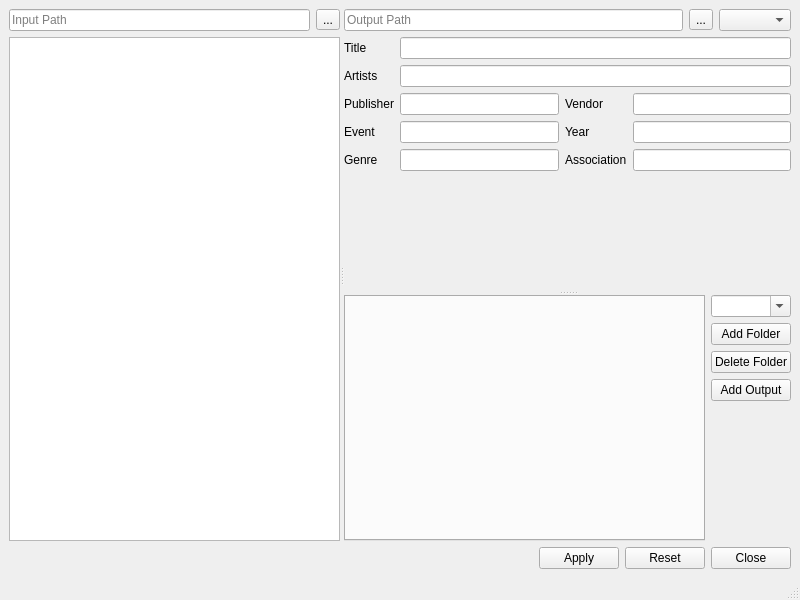
<?xml version="1.0" encoding="UTF-8"?>
<ui version="4.0">
 <class>MainWindow</class>
 <widget class="QMainWindow" name="MainWindow">
  <property name="geometry">
   <rect>
    <x>0</x>
    <y>0</y>
    <width>800</width>
    <height>600</height>
   </rect>
  </property>
  <property name="windowTitle">
   <string>MainWindow</string>
  </property>
  <widget class="QWidget" name="centralwidget">
   <layout class="QVBoxLayout" name="verticalLayout_4" stretch="1,0">
    <item>
     <widget class="QSplitter" name="splitter_2">
      <property name="orientation">
       <enum>Qt::Horizontal</enum>
      </property>
      <widget class="QWidget" name="verticalLayoutWidget">
       <layout class="QVBoxLayout" name="panel_input">
        <item>
         <layout class="QHBoxLayout" name="panel_input_path" stretch="1,0">
          <item>
           <widget class="DirectoryEdit" name="txt_input_path">
            <property name="toolTip">
             <string>Path to the input folder</string>
            </property>
            <property name="placeholderText">
             <string>Input Path</string>
            </property>
           </widget>
          </item>
          <item>
           <widget class="QToolButton" name="btn_input_browse">
            <property name="toolTip">
             <string>Browse path to input folder</string>
            </property>
            <property name="text">
             <string>...</string>
            </property>
           </widget>
          </item>
         </layout>
        </item>
        <item>
         <widget class="QListWidget" name="list_input_files">
          <property name="mouseTracking">
           <bool>true</bool>
          </property>
          <property name="contextMenuPolicy">
           <enum>Qt::CustomContextMenu</enum>
          </property>
          <property name="dragEnabled">
           <bool>false</bool>
          </property>
          <property name="selectionMode">
           <enum>QAbstractItemView::ExtendedSelection</enum>
          </property>
         </widget>
        </item>
       </layout>
      </widget>
      <widget class="QSplitter" name="splitter">
       <property name="orientation">
        <enum>Qt::Vertical</enum>
       </property>
       <widget class="QWidget" name="verticalLayoutWidget_3">
        <layout class="QVBoxLayout" name="panel_output" stretch="0,0,1">
         <item>
          <layout class="QHBoxLayout" name="panel_output_path">
           <item>
            <widget class="QLineEdit" name="txt_output_path">
             <property name="toolTip">
              <string>Path to the output folder</string>
             </property>
             <property name="placeholderText">
              <string>Output Path</string>
             </property>
            </widget>
           </item>
           <item>
            <widget class="QToolButton" name="btn_output_browse">
             <property name="toolTip">
              <string>Browse path to output folder</string>
             </property>
             <property name="text">
              <string>...</string>
             </property>
            </widget>
           </item>
           <item>
            <widget class="QComboBox" name="cbox_output_type">
             <property name="placeholderText">
              <string>Format</string>
             </property>
            </widget>
           </item>
          </layout>
         </item>
         <item>
          <layout class="QGridLayout" name="panel_album_meta">
           <item row="3" column="0">
            <widget class="QLabel" name="label_5">
             <property name="text">
              <string>Event</string>
             </property>
            </widget>
           </item>
           <item row="2" column="1">
            <widget class="QLineEdit" name="txt_publisher"/>
           </item>
           <item row="1" column="0">
            <widget class="QLabel" name="label">
             <property name="text">
              <string>Artists</string>
             </property>
            </widget>
           </item>
           <item row="0" column="0">
            <widget class="QLabel" name="label_2">
             <property name="text">
              <string>Title</string>
             </property>
            </widget>
           </item>
           <item row="1" column="1" colspan="3">
            <widget class="QLineEdit" name="txt_artists"/>
           </item>
           <item row="0" column="1" colspan="3">
            <widget class="QLineEdit" name="txt_title"/>
           </item>
           <item row="3" column="2">
            <widget class="QLabel" name="label_6">
             <property name="text">
              <string>Year</string>
             </property>
            </widget>
           </item>
           <item row="3" column="1">
            <widget class="QLineEdit" name="lineEdit"/>
           </item>
           <item row="2" column="0">
            <widget class="QLabel" name="label_3">
             <property name="text">
              <string>Publisher</string>
             </property>
            </widget>
           </item>
           <item row="2" column="3">
            <widget class="QLineEdit" name="txt_vendoer"/>
           </item>
           <item row="2" column="2">
            <widget class="QLabel" name="label_4">
             <property name="text">
              <string>Vendor</string>
             </property>
            </widget>
           </item>
           <item row="3" column="3">
            <widget class="QLineEdit" name="lineEdit_2"/>
           </item>
           <item row="4" column="0">
            <widget class="QLabel" name="label_7">
             <property name="text">
              <string>Genre</string>
             </property>
            </widget>
           </item>
           <item row="4" column="1">
            <widget class="QLineEdit" name="lineEdit_3"/>
           </item>
           <item row="4" column="2">
            <widget class="QLabel" name="label_8">
             <property name="text">
              <string>Association</string>
             </property>
            </widget>
           </item>
           <item row="4" column="3">
            <widget class="QLineEdit" name="lineEdit_4"/>
           </item>
          </layout>
         </item>
         <item>
          <widget class="KeywordPanel" name="widget_keywords" native="true"/>
         </item>
        </layout>
       </widget>
       <widget class="QWidget" name="horizontalLayoutWidget">
        <layout class="QHBoxLayout" name="panel_folders" stretch="0,0">
         <item>
          <widget class="QTabWidget" name="tab_folders">
           <property name="toolTip">
            <string>Each tab corresponds to a subfolder of output</string>
           </property>
           <property name="currentIndex">
            <number>-1</number>
           </property>
          </widget>
         </item>
         <item>
          <layout class="QVBoxLayout" name="verticalLayout">
           <item>
            <widget class="QComboBox" name="txt_folder_name">
             <property name="editable">
              <bool>true</bool>
             </property>
            </widget>
           </item>
           <item>
            <widget class="QPushButton" name="btn_add_folder">
             <property name="text">
              <string>Add Folder</string>
             </property>
            </widget>
           </item>
           <item>
            <widget class="QPushButton" name="btn_del_folder">
             <property name="text">
              <string>Delete Folder</string>
             </property>
            </widget>
           </item>
           <item>
            <widget class="QPushButton" name="btn_add_output">
             <property name="text">
              <string>Add Output</string>
             </property>
            </widget>
           </item>
           <item>
            <spacer name="verticalSpacer_2">
             <property name="orientation">
              <enum>Qt::Vertical</enum>
             </property>
             <property name="sizeHint" stdset="0">
              <size>
               <width>20</width>
               <height>40</height>
              </size>
             </property>
            </spacer>
           </item>
          </layout>
         </item>
        </layout>
       </widget>
      </widget>
     </widget>
    </item>
    <item>
     <layout class="QHBoxLayout" name="panel_commands">
      <item>
       <spacer name="horizontalSpacer">
        <property name="orientation">
         <enum>Qt::Horizontal</enum>
        </property>
        <property name="sizeHint" stdset="0">
         <size>
          <width>40</width>
          <height>20</height>
         </size>
        </property>
       </spacer>
      </item>
      <item>
       <widget class="QPushButton" name="btn_apply">
        <property name="text">
         <string>Apply</string>
        </property>
       </widget>
      </item>
      <item>
       <widget class="QPushButton" name="btn_reset">
        <property name="text">
         <string>Reset</string>
        </property>
       </widget>
      </item>
      <item>
       <widget class="QPushButton" name="btn_close">
        <property name="text">
         <string>Close</string>
        </property>
       </widget>
      </item>
     </layout>
    </item>
   </layout>
  </widget>
  <widget class="QStatusBar" name="statusbar"/>
 </widget>
 <customwidgets>
  <customwidget>
   <class>DirectoryEdit</class>
   <extends>QLineEdit</extends>
   <header>fluss.apps.organizer.widgets</header>
  </customwidget>
  <customwidget>
   <class>KeywordPanel</class>
   <extends>QWidget</extends>
   <header>fluss.apps.organizer.widgets</header>
   <container>1</container>
  </customwidget>
 </customwidgets>
 <resources/>
 <connections/>
</ui>
